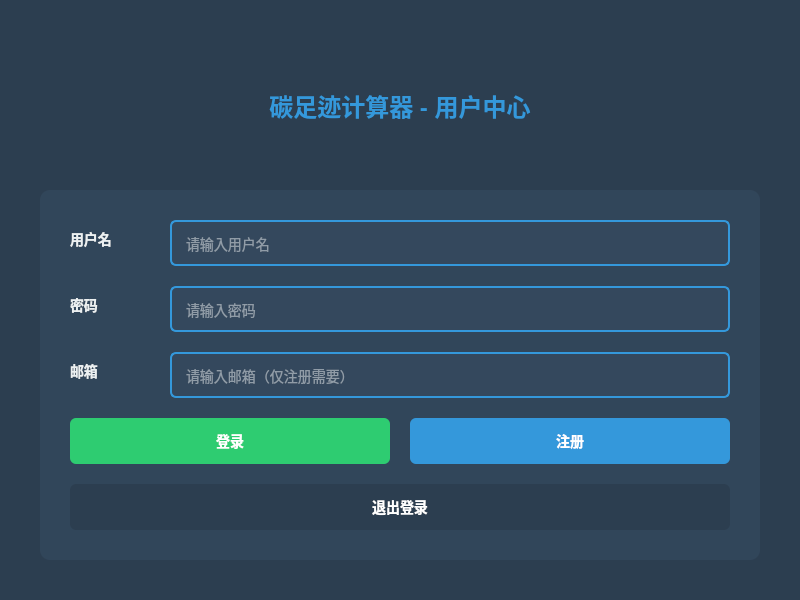
<?xml version="1.0" encoding="UTF-8"?>
<ui version="4.0">
 <class>UserPage</class>
 <widget class="QWidget" name="UserPage">
  <property name="geometry">
   <rect>
    <x>0</x>
    <y>0</y>
    <width>800</width>
    <height>600</height>
   </rect>
  </property>
  <property name="windowTitle">
   <string>用户登录</string>
  </property>
  <property name="styleSheet">
   <string notr="true">QWidget {
    background-color: #2c3e50;
    color: #ecf0f1;
}

QLabel {
    color: #ecf0f1;
    font-size: 14px;
    font-weight: bold;
    background-color: transparent;
}

QLineEdit {
    padding: 12px;
    border-radius: 6px;
    background-color: rgba(52, 73, 94, 0.8);
    border: 2px solid #3498db;
    color: #ecf0f1;
    font-size: 14px;
    selection-background-color: #3498db;
}

QLineEdit:focus {
    border: 2px solid #2980b9;
    background-color: rgba(44, 62, 80, 0.9);
}

QLineEdit::placeholder {
    color: #95a5a6;
}

QPushButton {
    padding: 12px;
    border-radius: 6px;
    color: white;
    font-weight: bold;
    font-size: 14px;
    border: none;
    min-width: 120px;
}

QPushButton#loginButton {
    background-color: #2ecc71;
}

QPushButton#loginButton:hover {
    background-color: #27ae60;
}

QPushButton#loginButton:pressed {
    background-color: #219a52;
}

QPushButton#registerButton {
    background-color: #3498db;
}

QPushButton#registerButton:hover {
    background-color: #2980b9;
}

QPushButton#registerButton:pressed {
    background-color: #2472a4;
}

#titleLabel {
    color: #3498db;
    font-size: 24px;
    font-weight: bold;
    margin: 20px;
    background-color: transparent;
}

#formContainer {
    background-color: rgba(52, 73, 94, 0.7);
    border-radius: 10px;
    padding: 20px;
}</string>
  </property>
  <layout class="QVBoxLayout" name="verticalLayout">
   <property name="spacing">
    <number>20</number>
   </property>
   <property name="leftMargin">
    <number>40</number>
   </property>
   <property name="topMargin">
    <number>40</number>
   </property>
   <property name="rightMargin">
    <number>40</number>
   </property>
   <property name="bottomMargin">
    <number>40</number>
   </property>
   <item>
    <widget class="QLabel" name="titleLabel">
     <property name="text">
      <string>碳足迹计算器 - 用户中心</string>
     </property>
     <property name="alignment">
      <set>Qt::AlignCenter</set>
     </property>
    </widget>
   </item>
   <item>
    <widget class="QWidget" name="formContainer" native="true">
     <layout class="QVBoxLayout" name="verticalLayout_2">
      <property name="spacing">
       <number>20</number>
      </property>
      <property name="leftMargin">
       <number>30</number>
      </property>
      <property name="topMargin">
       <number>30</number>
      </property>
      <property name="rightMargin">
       <number>30</number>
      </property>
      <property name="bottomMargin">
       <number>30</number>
      </property>
      <item>
       <layout class="QFormLayout" name="formLayout">
        <property name="horizontalSpacing">
         <number>20</number>
        </property>
        <property name="verticalSpacing">
         <number>20</number>
        </property>
        <item row="0" column="0">
         <widget class="QLabel" name="usernameLabel">
          <property name="minimumSize">
           <size>
            <width>80</width>
            <height>0</height>
           </size>
          </property>
          <property name="text">
           <string>用户名</string>
          </property>
         </widget>
        </item>
        <item row="0" column="1">
         <widget class="QLineEdit" name="usernameInput">
          <property name="minimumSize">
           <size>
            <width>0</width>
            <height>40</height>
           </size>
          </property>
          <property name="placeholderText">
           <string>请输入用户名</string>
          </property>
         </widget>
        </item>
        <item row="1" column="0">
         <widget class="QLabel" name="passwordLabel">
          <property name="text">
           <string>密码</string>
          </property>
         </widget>
        </item>
        <item row="1" column="1">
         <widget class="QLineEdit" name="passwordInput">
          <property name="minimumSize">
           <size>
            <width>0</width>
            <height>40</height>
           </size>
          </property>
          <property name="placeholderText">
           <string>请输入密码</string>
          </property>
         </widget>
        </item>
        <item row="2" column="0">
         <widget class="QLabel" name="emailLabel">
          <property name="text">
           <string>邮箱</string>
          </property>
         </widget>
        </item>
        <item row="2" column="1">
         <widget class="QLineEdit" name="emailInput">
          <property name="minimumSize">
           <size>
            <width>0</width>
            <height>40</height>
           </size>
          </property>
          <property name="placeholderText">
           <string>请输入邮箱（仅注册需要）</string>
          </property>
         </widget>
        </item>
       </layout>
      </item>
      <item>
       <layout class="QHBoxLayout" name="horizontalLayout">
        <property name="spacing">
         <number>20</number>
        </property>
        <item>
         <widget class="QPushButton" name="loginButton">
          <property name="minimumSize">
           <size>
            <width>0</width>
            <height>45</height>
           </size>
          </property>
          <property name="text">
           <string>登录</string>
          </property>
         </widget>
        </item>
        <item>
         <widget class="QPushButton" name="registerButton">
          <property name="minimumSize">
           <size>
            <width>0</width>
            <height>45</height>
           </size>
          </property>
          <property name="text">
           <string>注册</string>
          </property>
         </widget>
        </item>
       </layout>
      </item>
      <item>
       <widget class="QPushButton" name="logoutButton">
        <property name="minimumSize">
         <size>
          <width>0</width>
          <height>45</height>
         </size>
        </property>
        <property name="styleSheet">
         <string notr="true">background-color: #e74c3c;

QPushButton#logoutButton:hover {
    background-color: #c0392b;
}

QPushButton#logoutButton:pressed {
    background-color: #a93226;
}</string>
        </property>
        <property name="text">
         <string>退出登录</string>
        </property>
       </widget>
      </item>
     </layout>
    </widget>
   </item>
  </layout>
 </widget>
 <resources/>
 <connections/>
</ui> 
